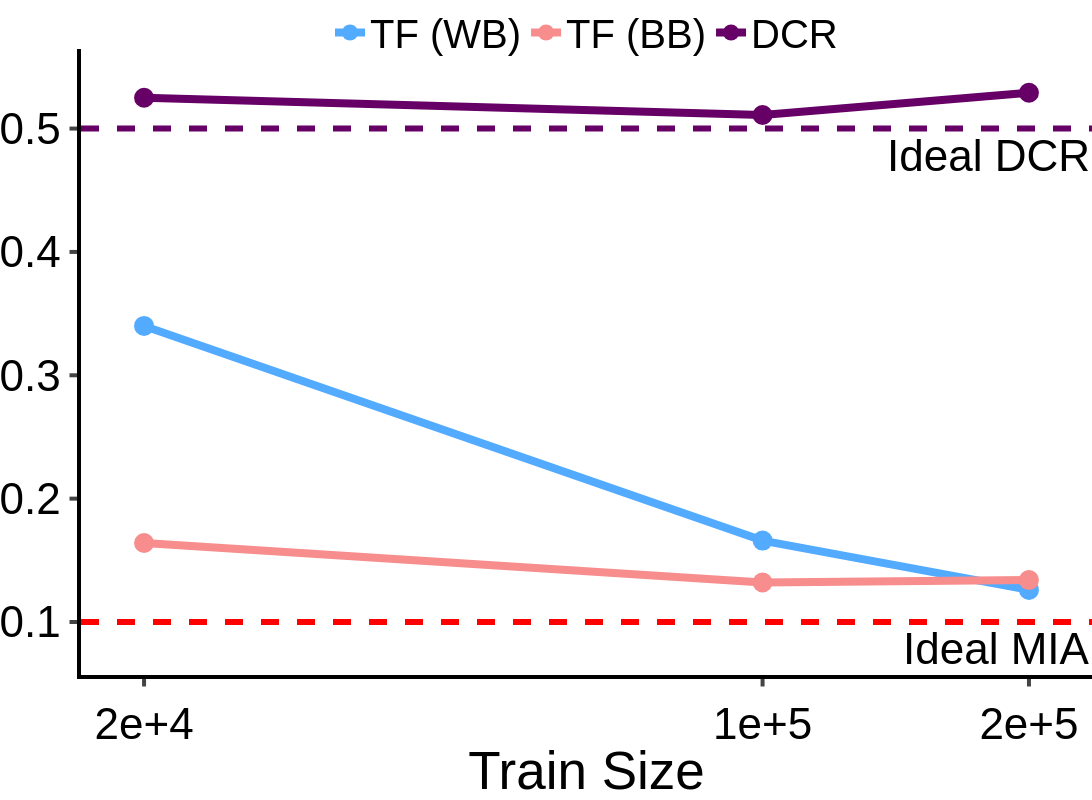

Here is the notebook cell this chart was saved with:
### Code cell
df = {"Train Size": train_size, "TF (WB)": train_size_wb, "TF (BB)": train_size_bb, "DCR": train_size_dcr}

fig = px.line(
    data_frame=df,
    x="Train Size",
    y=["TF (WB)", "TF (BB)", "DCR"],
    markers=True,
)
fig.add_hline(y=0.5, line_dash="dash", line_color="#660066", annotation_text="Ideal DCR", annotation_position="bottom right", line_width=6)
fig.data[0].line.color = "#53abff"
fig.data[1].line.color = "#f78d8d"
fig.data[2].line.color = "#660066"
fig.add_hline(y=0.1, line_dash="dash", line_color="red", annotation_text="Ideal MIA", annotation_position="bottom right", line_width=6)
fig.update_layout(
    xaxis=dict(
        tickmode='array',
        tickvals=train_size,
    ),
)
fig.update_xaxes(
    type="log", ticks="outside", tickwidth=4, ticklen=7.5, linewidth=4, linecolor="black", tickangle=0, title_font_family="Helvetica", tickfont_family="Helvetica", tickfont_size=FONT_SIZE, tickformat=".1E",
)
fig.update_yaxes(
    ticks="outside", tickwidth=4, ticklen=7.5, linewidth=4, linecolor="black", title = "Metric Score", tickangle=0, title_font_family="Helvetica", tickfont_family="Helvetica", tickfont_size=FONT_SIZE,
)
fig.update_traces(marker=dict(size=20), line=dict(width=8))

customize_figure_layout(fig)
fig.update_layout(yaxis_title=None)
save_and_display_figure(fig, "berka_tf_dcr_train_size", plots_dir)

### Figure 1 — Plotly figure (JSON) as saved in the notebook; plotly's stock layout.template omitted (floating-point values rounded to 4 significant figures)
{"data": [{"hovertemplate": "variable=TF (WB)<br>Train Size=%{x}<br>value=%{y}<extra></extra>", "legendgroup": "TF (WB)", "line": {"color": "#53abff", "dash": "solid", "width": 8}, "marker": {"size": 20, "symbol": "circle"}, "mode": "lines+markers", "name": "TF (WB)", "orientation": "v", "showlegend": true, "type": "scatter", "x": [20000.0, 100000.0, 200000.0], "xaxis": "x", "y": [0.34, 0.166, 0.126], "yaxis": "y"}, {"hovertemplate": "variable=TF (BB)<br>Train Size=%{x}<br>value=%{y}<extra></extra>", "legendgroup": "TF (BB)", "line": {"color": "#f78d8d", "dash": "solid", "width": 8}, "marker": {"size": 20, "symbol": "circle"}, "mode": "lines+markers", "name": "TF (BB)", "orientation": "v", "showlegend": true, "type": "scatter", "x": [20000.0, 100000.0, 200000.0], "xaxis": "x", "y": [0.164, 0.132, 0.134], "yaxis": "y"}, {"hovertemplate": "variable=DCR<br>Train Size=%{x}<br>value=%{y}<extra></extra>", "legendgroup": "DCR", "line": {"color": "#660066", "dash": "solid", "width": 8}, "marker": {"size": 20, "symbol": "circle"}, "mode": "lines+markers", "name": "DCR", "orientation": "v", "showlegend": true, "type": "scatter", "x": [20000.0, 100000.0, 200000.0], "xaxis": "x", "y": [0.525, 0.511, 0.529], "yaxis": "y"}], "layout": {"annotations": [{"showarrow": false, "text": "Ideal DCR", "x": 1, "xanchor": "right", "xref": "x domain", "y": 0.5, "yanchor": "top", "yref": "y"}, {"showarrow": false, "text": "Ideal MIA", "x": 1, "xanchor": "right", "xref": "x domain", "y": 0.1, "yanchor": "top", "yref": "y"}], "font": {"color": "black", "family": "Helvetica", "size": 44}, "height": 800, "legend": {"font": {"size": 40}, "orientation": "h", "title": {"font": {"family": "Helvetica"}, "text": ""}, "tracegroupgap": 0, "valign": "top", "x": 0.5, "xanchor": "center", "y": 0.975, "yanchor": "bottom"}, "margin": {"b": 0, "l": 0, "pad": 0, "r": 0, "t": 40}, "plot_bgcolor": "white", "shapes": [{"line": {"color": "#660066", "dash": "dash", "width": 6}, "type": "line", "x0": 0, "x1": 1, "xref": "x domain", "y0": 0.5, "y1": 0.5, "yref": "y"}, {"line": {"color": "red", "dash": "dash", "width": 6}, "type": "line", "x0": 0, "x1": 1, "xref": "x domain", "y0": 0.1, "y1": 0.1, "yref": "y"}], "title": {"font": {"family": "Helvetica"}, "x": 0.5, "y": 0.99}, "width": 1200, "xaxis": {"anchor": "y", "automargin": true, "domain": [0, 1], "linecolor": "black", "linewidth": 4, "tickangle": 0, "tickfont": {"family": "Helvetica", "size": 44}, "tickformat": ".1E", "ticklen": 7.5, "tickmode": "array", "ticks": "outside", "tickvals": [20000, 100000, 200000], "tickwidth": 4, "title": {"font": {"family": "Helvetica"}, "text": "Train Size"}, "type": "log"}, "yaxis": {"anchor": "x", "automargin": true, "domain": [0, 1], "dtick": 0.1, "linecolor": "black", "linewidth": 4, "tickangle": 0, "tickfont": {"family": "Helvetica", "size": 44}, "ticklen": 7.5, "ticks": "outside", "tickwidth": 4, "title": {}}}}
